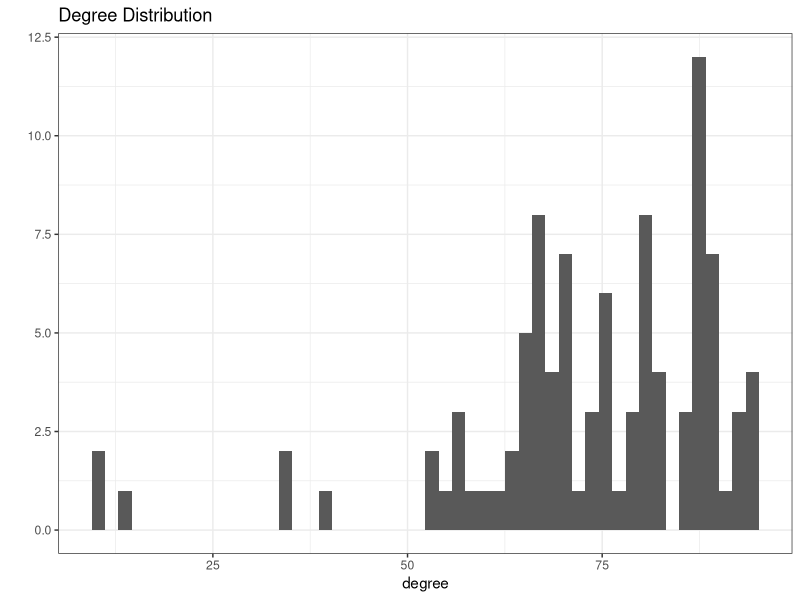
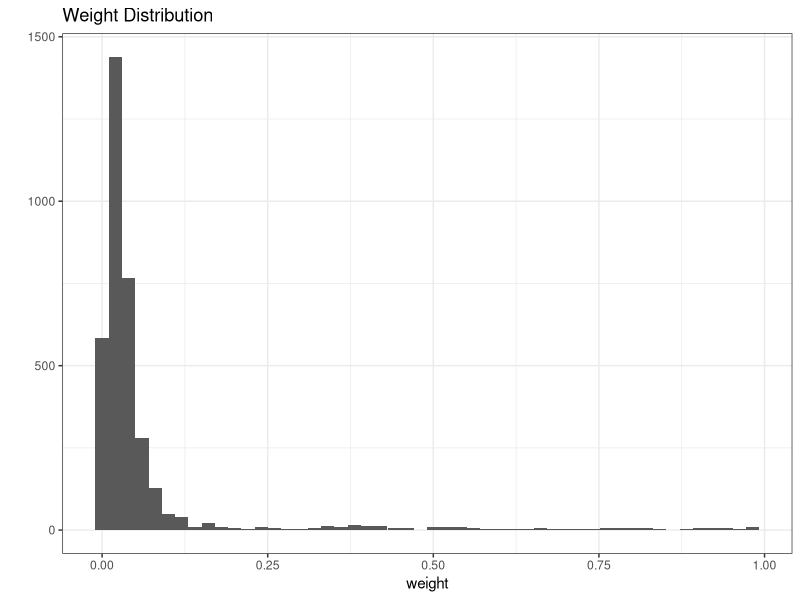
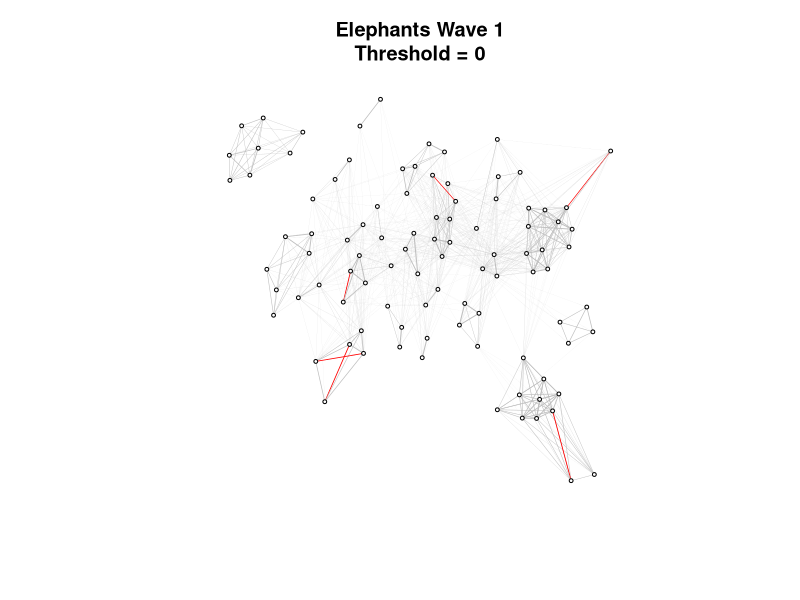
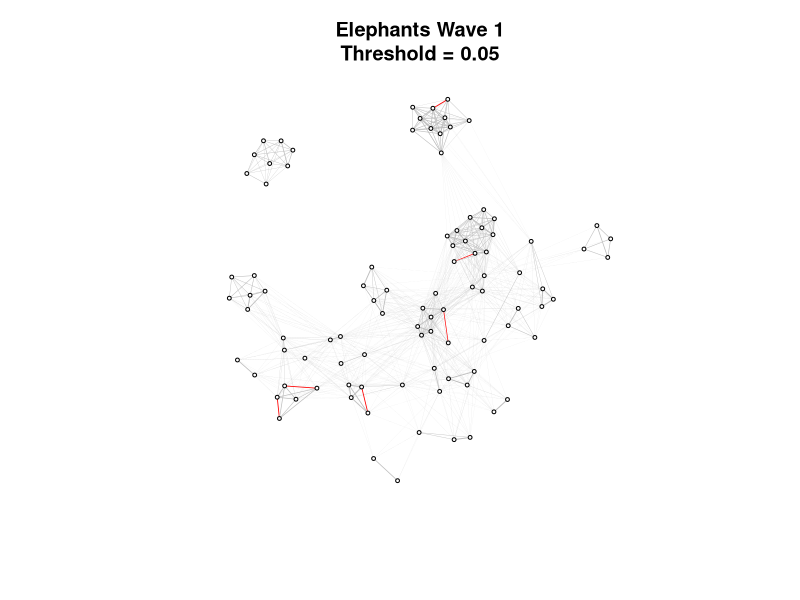
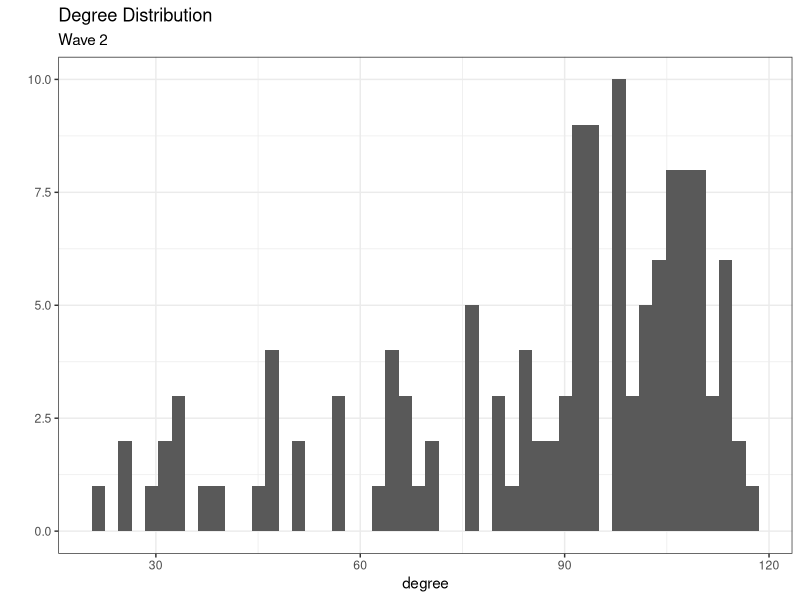
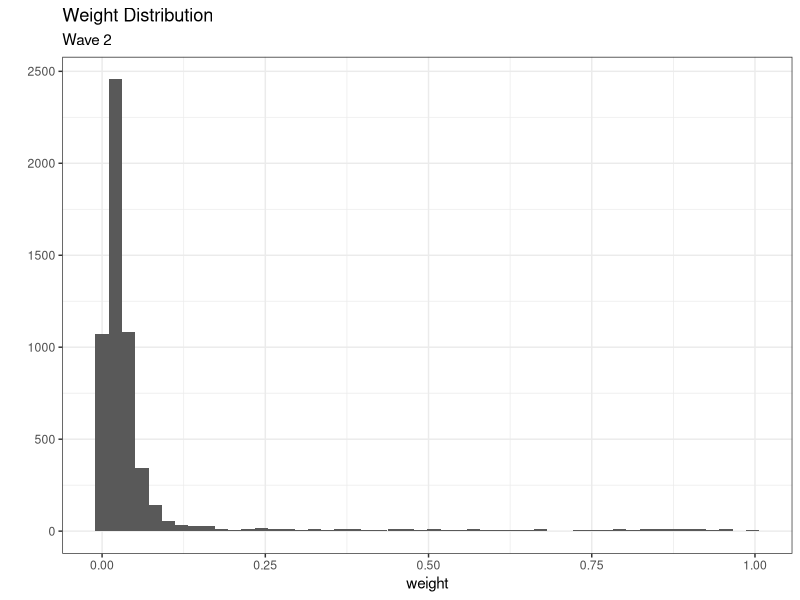
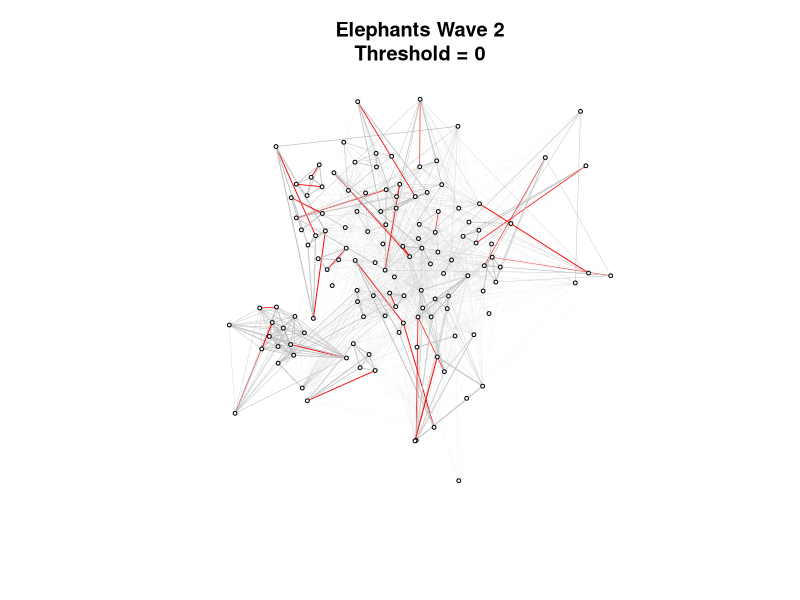
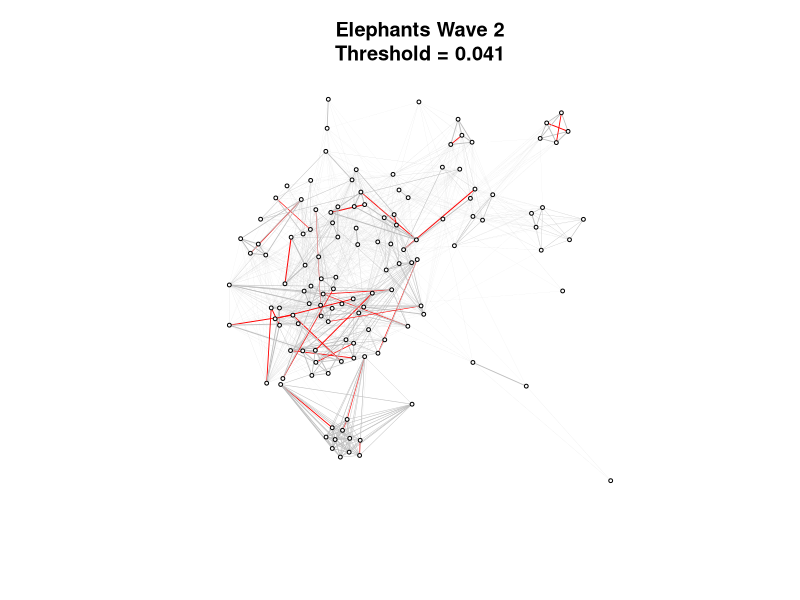

These charts were generated, in order, by the following R code:
## ---- chunk 1
knitr::opts_chunk$set(echo = TRUE)
## ---- chunk 2
# Packages 
library(tidyverse)
library(igraph)
library(patchwork)
## ---- chunk 3
# Import the data 
elephant_data <- read_csv("Data/dist.matrix.t1.csv")
# Transform data into square matrix
elephant_matrix <- elephant_data %>% 
  select(2:ncol(elephant_data)) %>% 
  as.matrix() 
# Change the names so that nodes have the same ID as in the dataset
node_IDs <- names(elephant_data)[2:ncol(elephant_data)]
colnames(elephant_matrix) <- node_IDs
rownames(elephant_matrix) <- node_IDs
## ---- chunk 4
# Build inverse matrix
inv_elephant_matrix <- matrix(1, 97, 97) - elephant_matrix

# Populate the diagonal with 0s
diag(inv_elephant_matrix) <- 0

# Now create the network
elephant_graph_inv <- 
graph_from_adjacency_matrix(inv_elephant_matrix, mode = "undirected", weighted = T)

# Let's see the first three nodes 
inv_elephant_matrix[1:3,1:3]

## ---- chunk 5
# Get the degree distribution of the graph
tibble(degree = degree(elephant_graph_inv)) %>% 
  ggplot(aes(x = degree)) +
  geom_histogram(bins = 50) +
  theme_bw() +
  labs(y = "", 
       title = "Degree Distribution")

# Get the distribution of weights
tibble(weight = E(elephant_graph_inv)$weight) %>% 
  ggplot(aes(x = weight)) +
  geom_histogram(bins = 50) +
  theme_bw() +
  labs(y = "", 
       title = "Weight Distribution")
## ---- chunk 6
# Write a function for plotting 
# It accepts three arguments m = matrix, t = threshold, c = caption

plot_with_threshold <-  function(m, t, c) {
  # Copy of our matrix 
  copy_mat <- m 
  # Replace values below threshold with 0
  copy_mat[copy_mat < t] <- 0
  # Now create the network
  graph <- 
  graph_from_adjacency_matrix(copy_mat, mode = "undirected", weighted = T)

# Build an edgelist to find family ties
edgelist <- get.data.frame(graph)

# See which lines fullfil the requirements for kinship ties
kinship_ties <- rep(NA, nrow(edgelist))

for (i in 1:nrow(edgelist)) {
  pat_from <- edgelist$from[i]
  if (str_detect(edgelist$to[i], "\\.") != TRUE) {
    kinship_ties[i] <- 0
  } else {
    pat_to <- sub("\\..*", "", edgelist$to[i])
    if (pat_from==pat_to) {
      kinship_ties[i] <- 1
    } else {
      kinship_ties[i] <- 0
    }
  }
}

edgelist$kinship <- kinship_ties

# Color by family tie 
E(graph)$color <- ifelse(kinship_ties==1, "red", "grey")

plot(graph, layout = layout.fruchterman.reingold, 
     vertex.label = "", vertex.size = 2, vertex.color = "white", edge.width = E(graph)$weight, main = paste0(c, "\n", "Threshold = ", t))
}

plot_with_threshold(m = inv_elephant_matrix, t = 0,
                    c = "Elephants Wave 1")
plot_with_threshold(m = inv_elephant_matrix, t = round(mean(inv_elephant_matrix), 3),
                    c = "Elephants Wave 1")
## ---- chunk 7
# Import the data 
elephant_data_w2 <- read_csv("Data/dist.matrix.t2.csv")
# Transform data into square matrix
elephant_matrix_w2 <- elephant_data_w2 %>% 
  select(2:ncol(elephant_data_w2)) %>% 
  as.matrix() 
# Change the names so that nodes have the same ID as in the dataset
node_IDs_w2 <- names(elephant_data_w2)[2:ncol(elephant_data_w2)]
colnames(elephant_matrix_w2) <- node_IDs_w2
rownames(elephant_matrix_w2) <- node_IDs_w2

# Build inverse matrix
inv_w2<- matrix(1, 130, 130) - elephant_matrix_w2
# Populate the diagonal with 0s
diag(inv_w2) <- 0

elephant_graph_w2 <- graph_from_adjacency_matrix(inv_w2, mode = "undirected", weighted = T)

# Get the degree distribution of the graph
tibble(degree = degree(elephant_graph_w2)) %>% 
  ggplot(aes(x = degree)) +
  geom_histogram(bins = 50) +
  theme_bw() +
  labs(y = "", 
       title = "Degree Distribution", 
       subtitle = "Wave 2")

# Get the distribution of weights
tibble(weight = E(elephant_graph_w2)$weight) %>% 
  ggplot(aes(x = weight)) +
  geom_histogram(bins = 50) +
  theme_bw() +
  labs(y = "", 
       title = "Weight Distribution", 
       subtitle = "Wave 2")


## ---- chunk 8
plot_with_threshold(m = inv_w2, 
                    t = 0, 
                    c = "Elephants Wave 2")
plot_with_threshold(m = inv_w2, 
                    t = round(mean(inv_w2, na.rm = T), 3), 
                    c = "Elephants Wave 2")

## ---- chunk 9
# Read in the data 
elephant_data_w3 <- read_csv("Data/dist.matrix.t3.csv")

# Transform data into square matrix
elephant_matrix_w3 <- elephant_data_w3 %>% 
  select(2:ncol(elephant_data_w3)) %>% 
  as.matrix() 
# Change the names so that nodes have the same ID as in the dataset
node_IDs_w3 <- names(elephant_data_w3)[2:ncol(elephant_data_w3)]
colnames(elephant_matrix_w3) <- node_IDs_w3
rownames(elephant_matrix_w3) <- node_IDs_w3

# Build inverse matrix
inv_w3 <- matrix(1, 120, 120) - elephant_matrix_w3
# Populate the diagonal with 0s
diag(inv_w3) <- 0

elephant_graph_w3 <- graph_from_adjacency_matrix(inv_w3, mode = "undirected", weighted = T)

# Get the degree distribution of the graph
tibble(degree = degree(elephant_graph_w3)) %>% 
  ggplot(aes(x = degree)) +
  geom_histogram(bins = 50) +
  theme_bw() +
  labs(y = "", 
       title = "Degree Distribution", 
       subtitle = "Wave 3")

# Get the distribution of weights
tibble(weight = E(elephant_graph_w3)$weight) %>% 
  ggplot(aes(x = weight)) +
  geom_histogram(bins = 50) +
  theme_bw() +
  labs(y = "", 
       title = "Weight Distribution", 
       subtitle = "Wave 3")

## ---- chunk 10
plot_with_threshold(m = inv_w3, 
                    t = 0, 
                    c = "Elephants Wave 3")
plot_with_threshold(m = inv_w3, 
                    t = round(mean(inv_w3, na.rm = T), 3), 
                    c = "Elephants Wave 3")
## ---- chunk 11
# Import the data
dolphin_edge_lists <- read_csv("Data/dolphin_edge_lists.csv")

# Function to plot the networks 
plot_edgelist <- function(w, t) {
# Conditional statements for the waves 
if (w == 1) {
  c <- "T2008"
  title <- "Wave 1"
} else {
  if(w ==2) {
    c <- "T2010"
    title <- "Wave 2"
  } else {
    if (w==3) {
      c <- "T2012"
      title <- "Wave 3"
    } else {
      if (w == 4) {
        c <- "T2014"
        title <- "Wave 4"
      } else {
        if (w == 5) {
          c <- "T2016"
          title <- "Wave 5"
        } else {
          c <- "T2018"
          title <- "Wave 6"
        }
      }
    }
  }
}
  # Take the wave 
  edgelist <- dolphin_edge_lists %>% 
    select(1,2, c, 9) %>% 
    filter(!is.na(.[,3]) & .[,3] > t) %>% 
    rename(weight = c, 
           from = ID1, 
           to = ID2)
  
net <- graph_from_data_frame(edgelist, directed = FALSE)
E(net)$color <- ifelse(edgelist$relatedness_coef >= mean(edgelist$relatedness_coef, na.rm = T),
                       "red", "grey")
plot(net, layout = layout.fruchterman.reingold, 
     vertex.label = "", 
     vertex.size = 3, 
     vertex.color = "white", edge.width = E(net)$weight, 
     main = paste0("Dolphins - ", title, "\n", "Threshold = ", t))
}

## ---- chunk 12
walk(c(1:6), plot_edgelist, t = 0.05)
## ---- chunk 13
# Create the backboned elephant network 
enet <- inv_w2
# Replace values below threshold with 0
enet[enet <= median(enet, na.rm = T)] <- 0
# Now create the network
elephant_graph <- 
  graph_from_adjacency_matrix(enet, mode = "undirected", weighted = T)

# Plot for clarity 
plot_with_threshold(m = inv_w2, 
                    t = round(mean(inv_w2, na.rm = T), 3), 
                    c = "Elephants - Wave 2")

# Now create the dolphin network 
# Take the wave 2 data 
  edgelist <- dolphin_edge_lists %>% 
    select(1,2, T2010, 9) %>% 
    filter(!is.na(T2010) & T2010 >= mean(T2010, na.rm = TRUE)) %>% 
    rename(weight = T2010, 
           from = ID1, 
           to = ID2)
  
dolphin_net <- graph_from_data_frame(edgelist, directed = FALSE)

average <- median(edgelist$weight, na.rm = T) %>% round(3)

plot_edgelist(w = 2, 
              t = average)
## ---- chunk 14

